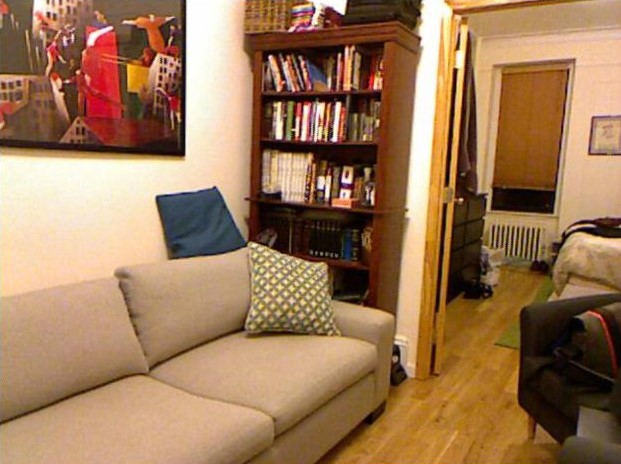
%> input picture original.jpg, 621 x 464 px
$ octave part2.m   (GNU Octave 9; MATLAB toolbox functions it lacks are replaced by stand-ins)
%> lines starting %> are read from the running program, lines starting %| are printed output that depends on the picture
### segmentMS.m
function [labels, peaks]=segmentMS(image, bandwidth, stopT)

   [height,width,z] = size(image);
   I = uint8(image);
   data = reshape(I,[width*height,3]);

   peaks = zeros(size(data));
   index = 1;
   for i=1:size(data,1)
       peak = meanShift(data,i,bandwidth,stopT);
       peaks(index,:) = peak;
       for k=1:index-1
            if(norm(double(peak)-double(peaks(k,:)))<=bandwidth/2)
                peaks(index,:) = [0,0,0];
                index = index - 1;
                break;
            end
       end
       index = index + 1;
   end
   peaks = peaks(1:index-1,:);
   labels = zeros(size(image));

   for p=1:size(peaks,1)
       for i =1:width
           for j=1:height
               if(norm(double(peaks(p,:)) - double(data(height*(i-1)+j,:)))<= bandwidth)
                    labels(j,i,:) =peaks(p,:);
               end
           end
       end
   end
   labels = uint8(labels);
end

### meanShift.m
function peaks=meanShift (data, ind, bandwidth, stopT )

    selectedCenter = data(ind,:);

    %disp(size(data));

    k = 1;
    inBandwidth = zeros(size(data));

    while 1
        for i = 1:size(data,1)
           distance = norm(double(data(i,:))-double(selectedCenter));
           if distance <= bandwidth
               inBandwidth(k,:) = data(i,:);
               k = k + 1;
           end
         end

        inBandwidth1 = inBandwidth(1:k-1,:);
        newCenter = mean(inBandwidth1);

         if( norm(double(newCenter)-double(selectedCenter)) <= stopT)
             peaks = selectedCenter;
             break;
         end

         selectedCenter = newCenter;
         k = 1;
    end
end

### part2.m
clear all;
im= imread("original.jpg");
%> im is the input picture: size 464x621x3 uint8; mean R, G, B 158.1, 121.2, 88.1

figure, imshow(im);

im=imresize(im,[85,110]);
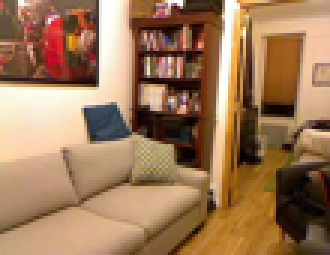
%> im: size 85x110x3 uint8 (shown 3 times larger); mean R, G, B 158.1, 121.2, 88.1

[labels, peaks]=segmentMS(im,100,20);
%> (the run ends here)
